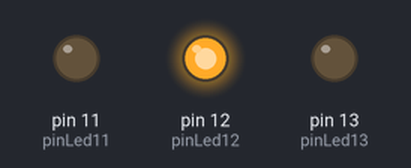
This sketch was run on a simulated Arduino Uno, built with avr-gcc and run on an emulated ATmega328P. Shown: output pins drawn as LEDs (lit = HIGH).

Above: at 0.2 s.
At 5.2 s:
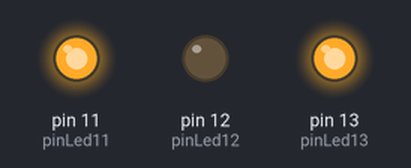
At 6.7 s:
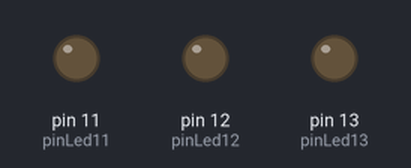
Timing chart, 0 to 7.8 s (numbered marks = the images above):
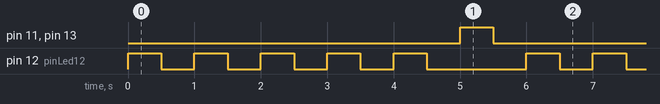

Measured:
- by itself, pin 11 (pinLed11), pin 13 (pinLed13): alternates HIGH for 0.50 s and LOW for 5.5 s
- by itself, pin 12 (pinLed12): repeats every 6.0 s: 4 × (LOW 0.50 s, HIGH 0.50 s), LOW 1.5 s, HIGH 0.50 s
- by itself, everything shown: repeats every 6.0 s, in 12 steps

The sketch:

sketch_sep24a.ino
```cpp
// Menyalakan LED
const int pinLed11 = 11;
const int pinLed12 = 12;
const int pinLed13 = 13;

void setup() {
  pinMode(pinLed12, OUTPUT);
  pinMode(pinLed11, OUTPUT);
  pinMode(pinLed13, OUTPUT);
}

void loop() {
  for (int i = 0; i < 5; i++) {
    digitalWrite(pinLed12, HIGH);
    delay(500);
    digitalWrite(pinLed12, LOW);
    delay(500);
  }

  digitalWrite(pinLed13, HIGH);
  digitalWrite(pinLed11, HIGH);
  delay(500);
  digitalWrite(pinLed13, LOW);
  digitalWrite(pinLed11, LOW);
  delay(500);
}
```
